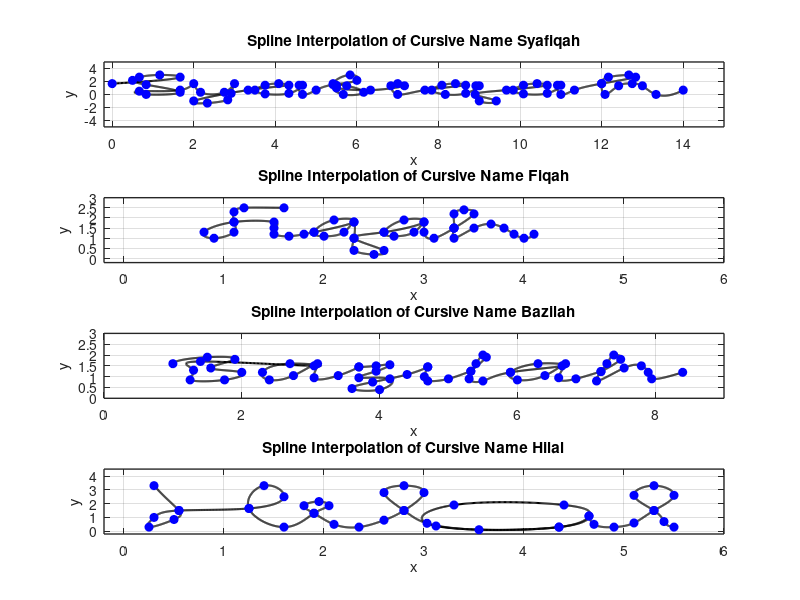

The MATLAB source for this figure:
% Task 1: Spline Your Name


% 1) Spline Interpolation of 'Syafiqah'

% use subplot for plotting different graphs in the same figure
subplot(4,1,1);
% Define data points for x and y coordinates
% Each line is the x and y coordinate for one letter respectively
x1 = [0 5/3 7/6 2/3 0.5 5/6 5/3 5/6 2/3 5/3 ...
    2 13/6 11/4 3 35/12 17/6 7/3 2 10/3 ...
    13/3 49/12 15/4 7/2 15/4 13/3 14/3 55/12 14/3 5 ...
    65/12 6 35/6 65/12 17/3 37/6 23/4 11/2 11/2 19/3 ...
    43/6 7 41/6 7 23/3 ...
    26/3 101/12 97/12 47/6 49/6 26/3 9 107/12 9 113/12 89/10 29/3 ...
    32/3 125/12 121/12 59/6 121/12 32/3 11 131/12 11 34/3 ...
    12 77/6 38/3 73/6 12 145/12 149/12 51/4 13 40/3 14];
y1 = [5/3 8/3 3 8/3 13/6 1.5 1/3 0 0.5 2/3 ...
    5/3 1/3 1/3 5/3 1/6 -5/6 -4/3 -1 2/3 ...
    17/12 5/3 17/12 2/3 1/12 1/6 17/12 17/12 0 2/3 ...
    1.5 13/6 3 5/3 0 1/3 4/3 7/5 1 2/3 ...
    4/3 5/3 4/3 0 2/3 ...
    17/12 5/3 17/12 2/3 0 1/6 4/3 4/3 -1 -1 0 2/3 ...
    17/12 5/3 17/12 2/3 1/12 1/6 17/12 17/12 0 2/3 ...
    5/3 8/3 3 8/3 5/3 0 4/3 5/3 4/3 0 2/3];

n = length(x1);
t = 0:n-1; % Parametric coordinate t
tt = 0:0.01:n-1; % More dense coordinate tt for spline interpolation

% Compute spline interpolation
xx = spline(t, x1, tt);
yy = spline(t, y1, tt);

% Plot settings
figure(1)
plot(xx, yy, 'k', 'LineWidth',1.5) % plot spline
hold on
plot(x1, y1, 'bo', 'MarkerFaceColor', 'b') % plot data points
axis([-0.2 15 -5 5])
grid on
title('Spline Interpolation of Cursive Name Syafiqah')
xlabel('x')
ylabel('y')
set(gca, 'FontSize', 10, 'LineWidth', 1)
grid on

% note: all comments are the same for the following names

% 2) Spline Interpolation of 'Fiqah'

subplot(4,1,2);
x2 = [1.6 1.2 1.1 1.1 1.1 0.9 0.8 1.1 1.5 ...
1.5 1.5 1.65 1.8 1.9 ... 
2.3 2.1 1.9 2.0 2.2 2.3 2.3 2.3 2.5 2.6 2.3 2.6 ...
3.0 2.8 2.6 2.7 2.9 3.0 3.0 3.1 3.3 ...
3.3 3.5 3.4 3.3 3.3 3.3 3.5 3.67 3.8 3.9 4.0 4.1];
y2 = [2.5 2.5 2.3 1.8 1.3 1.0 1.3 1.8 1.8 ...
1.5 1.2 1.1 1.2 1.3 ...
1.8 1.9 1.3 1.1 1.3 1.8 1.0 0.4 0.2 0.4 1.0 1.3 ...
1.8 1.9 1.3 1.1 1.3 1.8 1.3 1.0 1.5 ...
1.5 2.2 2.4 2.2 1.5 1.0 1.5 1.7 1.5 1.2 1.0 1.2];
n = length(x2);
t = 0:n-1; 
tt = 0:0.01:n-1; 

xx = spline(t, x2, tt);
yy = spline(t, y2, tt);

figure(1)
plot(xx, yy, 'k', 'LineWidth', 1.5) 
hold on
plot(x2, y2, 'bo', 'MarkerFaceColor', 'b') 
axis([-0.2 6 -0.2 3])
grid on
title('Spline Interpolation of Cursive Name Fiqah')
xlabel('x')
ylabel('y')
set(gca, 'FontSize', 10, 'LineWidth', 1)
grid on

% 3) Spline Interpolation of 'Bazilah'

subplot(4,1,3);
x3 = [1.0 1.5 1.90 1.55 2.0 1.75 1.25 1.3 1.4 ...
    3.05 2.7 2.3 2.40 2.75 3.1 3.05 3.40 3.70 ...
    3.70 3.95 4.15 3.95 3.70 4.15 4.0 3.60 3.90 4.4 4.70 ...
    4.70 4.65 4.7 5.0 5.325 ...
    5.325 5.55 5.5 5.4 5.3 5.5 5.9 ...
    6.65 6.3 5.9 6.00 6.40 6.7 6.60 6.85 7.214 ...
    7.214 7.5 7.40 7.3 7.15 7.55 7.8 7.9 7.95 8.4];
y3 = [1.6 1.9 1.80 1.40 1.2 0.85 0.85 1.3 1.7 ...
    1.50 1.6 1.2 0.85 1.05 1.6 0.95 1.05 1.45 ...
    1.45 1.50 1.55 1.25 0.95 0.90 0.4 0.45 0.75 1.1 1.45 ...
    1.45 1.00 0.8 0.9 1.25 ...
    1.250 1.90 2.0 1.6 0.9 0.8 1.2 ...
    1.50 1.6 1.2 0.85 1.05 1.6 0.95 0.90 1.236 ...
    1.236 1.8 2.00 1.6 0.80 1.40 1.5 1.2 0.90 1.2];
    
n = length(x3);
t = 0:n-1;
tt = 0:0.01:n-1;

xx = spline(t, x3, tt);
yy = spline(t, y3, tt);

figure(1)
plot(xx, yy, 'k', 'LineWidth',1.5)
hold on
plot(x3, y3, 'bo', 'MarkerFaceColor', 'b')
axis([0 9 0 3])
grid on
title('Spline Interpolation of Cursive Name Bazilah')
xlabel('x')
ylabel('y')
set(gca, 'FontSize', 10, 'LineWidth', 1)
grid on

% 4) Spline Interpolation of 'Hilal'

subplot(4,1,4);
x4 = [0.3 0.55 0.5 0.25 0.3 0.55 1.25 1.6 1.4 1.25 ...
1.6 1.9 2.05 1.95 1.8 1.9 2.1 2.35 2.6 2.8 3 2.8 2.6 2.8 3.03 3.55 ...
4.35 4.65 4.4 3.3 3.12 4.35 4.65 4.7 4.9 5.1 5.3 5.5 5.3 5.1 5.3 5.4 5.5];
y4 = [3.3 1.5 0.85 0.3 1 1.5 1.65 2.5 3.3 1.65 0.3 1.3 1.85 ...
2.15 1.85 1.3 0.5 0.3 0.8 1.5 2.8 3.3 2.8 1.5 0.576 0.11 0.3 ...
1.1 1.9 1.9 0.38 0.3 1.1 0.5 0.3 0.6 1.5 2.6 3.3 2.6 1.5 0.7 0.3];
n = length(x4);
t = 0:n-1; 
tt = 0:0.01:n-1; 

xx = spline(t, x4, tt);
yy = spline(t, y4, tt);

figure(1)
plot(xx, yy, 'k', 'LineWidth', 1.5) 
hold on
plot(x4, y4, 'bo', 'MarkerFaceColor', 'b') 
axis([-0.2 6 -0.2 4.5])
grid on
title('Spline Interpolation of Cursive Name Hilal')
xlabel('x')
ylabel('y')
set(gca, 'FontSize', 10, 'LineWidth', 1)
grid on
